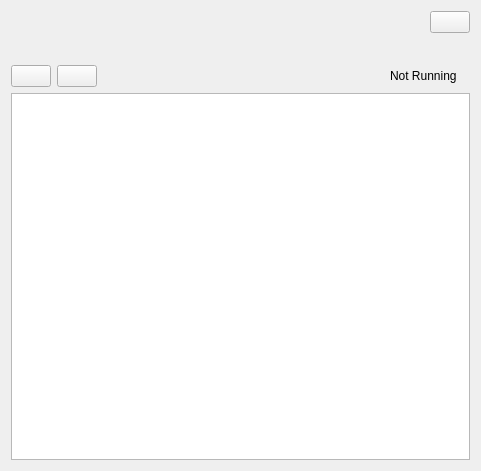
<?xml version="1.0" encoding="UTF-8"?>
<ui version="4.0">
 <class>MainWidget</class>
 <widget class="QWidget" name="MainWidget">
  <property name="geometry">
   <rect>
    <x>0</x>
    <y>0</y>
    <width>481</width>
    <height>471</height>
   </rect>
  </property>
  <property name="acceptDrops">
   <bool>false</bool>
  </property>
  <property name="windowTitle">
   <string>TerraMA2 Service</string>
  </property>
  <property name="autoFillBackground">
   <bool>false</bool>
  </property>
  <property name="styleSheet">
   <string notr="true"/>
  </property>
  <layout class="QVBoxLayout" name="verticalLayout">
   <item>
    <layout class="QHBoxLayout" name="horizontalLayout_2">
     <item>
      <spacer name="horizontalSpacer">
       <property name="orientation">
        <enum>Qt::Horizontal</enum>
       </property>
       <property name="sizeHint" stdset="0">
        <size>
         <width>40</width>
         <height>20</height>
        </size>
       </property>
      </spacer>
     </item>
     <item>
      <widget class="QPushButton" name="pushButtonSettings">
       <property name="text">
        <string notr="true"/>
       </property>
      </widget>
     </item>
    </layout>
   </item>
   <item>
    <layout class="QHBoxLayout" name="horizontalLayout_3">
     <item>
      <spacer name="horizontalSpacer_2">
       <property name="orientation">
        <enum>Qt::Horizontal</enum>
       </property>
       <property name="sizeHint" stdset="0">
        <size>
         <width>40</width>
         <height>20</height>
        </size>
       </property>
      </spacer>
     </item>
     <item>
      <widget class="QLabel" name="labelLogo">
       <property name="enabled">
        <bool>true</bool>
       </property>
       <property name="text">
        <string/>
       </property>
       <property name="scaledContents">
        <bool>true</bool>
       </property>
      </widget>
     </item>
     <item>
      <spacer name="horizontalSpacer_3">
       <property name="orientation">
        <enum>Qt::Horizontal</enum>
       </property>
       <property name="sizeHint" stdset="0">
        <size>
         <width>40</width>
         <height>20</height>
        </size>
       </property>
      </spacer>
     </item>
    </layout>
   </item>
   <item>
    <layout class="QHBoxLayout" name="horizontalLayout">
     <item>
      <widget class="QPushButton" name="pushButtonStop">
       <property name="enabled">
        <bool>true</bool>
       </property>
       <property name="text">
        <string/>
       </property>
      </widget>
     </item>
     <item>
      <widget class="QPushButton" name="pushButtonStart">
       <property name="styleSheet">
        <string notr="true"/>
       </property>
       <property name="text">
        <string/>
       </property>
      </widget>
     </item>
     <item>
      <widget class="QLabel" name="labelLoading">
       <property name="maximumSize">
        <size>
         <width>24</width>
         <height>24</height>
        </size>
       </property>
       <property name="text">
        <string/>
       </property>
       <property name="scaledContents">
        <bool>true</bool>
       </property>
      </widget>
     </item>
     <item>
      <spacer name="horizontalSpacer_4">
       <property name="orientation">
        <enum>Qt::Horizontal</enum>
       </property>
       <property name="sizeHint" stdset="0">
        <size>
         <width>40</width>
         <height>20</height>
        </size>
       </property>
      </spacer>
     </item>
     <item>
      <widget class="QLabel" name="labelStatusText">
       <property name="maximumSize">
        <size>
         <width>16777215</width>
         <height>24</height>
        </size>
       </property>
       <property name="text">
        <string>Not Running</string>
       </property>
      </widget>
     </item>
     <item>
      <widget class="QLabel" name="labelStatusIcon">
       <property name="maximumSize">
        <size>
         <width>24</width>
         <height>24</height>
        </size>
       </property>
       <property name="text">
        <string/>
       </property>
       <property name="scaledContents">
        <bool>true</bool>
       </property>
      </widget>
     </item>
    </layout>
   </item>
   <item>
    <widget class="QPlainTextEdit" name="textOutput">
     <property name="styleSheet">
      <string notr="true"/>
     </property>
     <property name="lineWrapMode">
      <enum>QPlainTextEdit::WidgetWidth</enum>
     </property>
    </widget>
   </item>
  </layout>
 </widget>
 <layoutdefault spacing="6" margin="11"/>
 <resources/>
 <connections/>
</ui>
